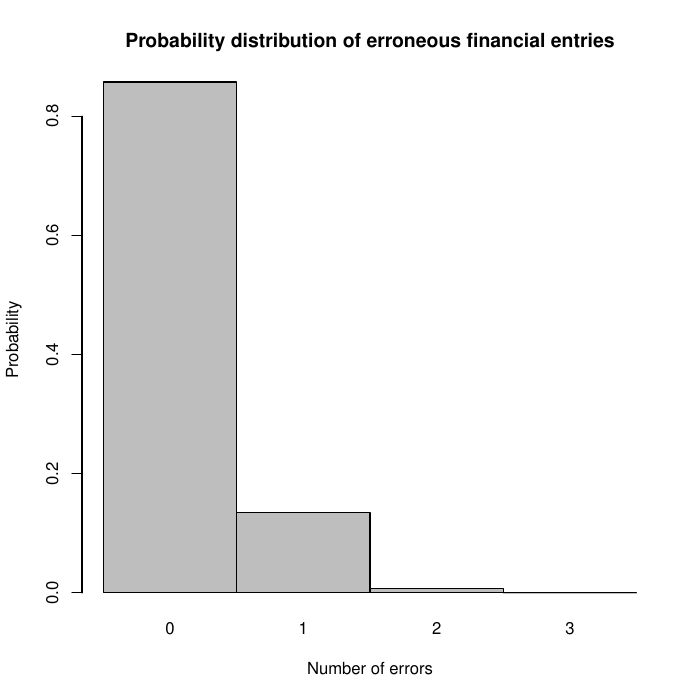

The script that saved this image:
# WMS Ex. 3.9 (b) - Propability histogram for p(y) for the number of erroneous
# entries in financial accounts

ys <- c(.95^3, 3 * .05 * .95^2, 3 * .05^2 * .95, .05^3)
xs <- c("0", "1", "2", "3")

pdf("../../plots/ex3_9_b.pdf")

barplot(
  ys,
  space = 0,
  main = "Probability distribution of erroneous financial entries",
  xlab = "Number of errors",
  names.arg = xs,
  ylab = "Probability",
)

dev.off()
